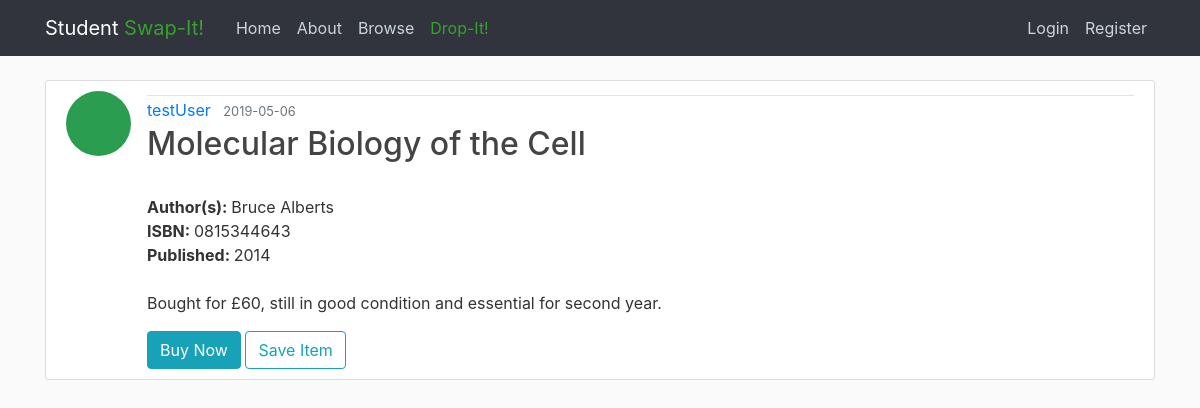
Page /book/3 on the committed database.
### flaskblog/models.py (models this page shows, shortened)
class User(db.Model, UserMixin):
    id = db.Column(db.Integer, primary_key=True)
    username = db.Column(db.String(20), unique=True, nullable=False)
    email = db.Column(db.String(120), unique=True, nullable=False)
    image_file = db.Column(db.String(20), nullable=False, default='default.png')
    password = db.Column(db.String(60), nullable=False)
    books = db.relationship('Book', backref='poster', lazy=True)

class Book(db.Model):
    id = db.Column(db.Integer, primary_key=True)
    title = db.Column(db.String(100), nullable=False)
    isbn = db.Column(db.String(20), nullable=False)
    year = db.Column(db.String, nullable=False)
    author = db.Column(db.String(100), nullable=False)
    userID = db.Column(db.Integer, db.ForeignKey('user.id'), nullable=False)
    subject_id = db.Column(db.Integer, db.ForeignKey('subject.id'), nullable=False)
    price = db.Column(db.Float, nullable=False)
    date_posted = db.Column(db.DateTime, nullable=False, default=datetime.utcnow)
    comment = db.Column(db.String(300), nullable=True)
    book_image = db.Column(db.String(20), nullable=False)

### flaskblog/routes.py (the view)
@app.route("/book/<int:book_id>")
def book(book_id):
    book = Book.query.get_or_404(book_id)
    return render_template('book.html', title=book.title, book=book)

### flaskblog/templates/book.html (shortened to what this page needs)
{% extends "layout.html" %}
{% block content %}
  <article class="media content-section">
    <img class="rounded-circle article-img" src="{{ url_for('static', filename='profile_pics/' + book.poster.image_file) }}">
    <div class="media-body">
      <div class="article-metadata">
        <a class="mr-2" href="{{ url_for('user_books', username=book.poster.username) }}">{{ book.poster.username }}</a>
        <small class="text-muted">{{ book.date_posted.strftime('%Y-%m-%d') }}</small>
      </div>
      <h2 class="article-title">{{ book.title }}</h2>
      <p class="article-content">
              <b>Author(s): </b> {{ book.author }}
              <b>ISBN: </b> {{ book.isbn }}
              <b>Published: </b> {{ book.year }} <br>
              {{ book.comment }}
            </p>
      {% if book.poster == current_user %}
          <div>
            <a class="btn btn-secondary btn-sm mt-1 mb-1" href="{{ url_for('update_book', book_id=book.id) }}">Update</a>
            <button type="button" class="btn btn-danger btn-sm m-1" data-toggle="modal" data-target="#deleteModal">Delete</button>
          </div>
        {% else %}
          <form action="" method="">
            <a class="btn btn-info" href="{{ url_for('buy', book_id=book.id) }}">Buy Now</a> <a class="btn btn-outline-info" href="{{ url_for('add_to_cart', book_id=book.id) }}">Save Item</a>
          </form>
        {% endif %}
    </div>
  </article>
{% endblock content %}

### flaskblog/static/main.css (style rules this page uses)
body { background: #fafafa; color: #333333; margin-top: 5rem; }
h1, h2, h3, h4, h5, h6 { color: #444444; }
.content-section { background: #ffffff; padding: 10px 20px; border: 1px solid #dddddd; border-radius: 3px; margin-bottom: 20px; }
.article-title { color: #444444; }
.article-content { white-space: pre-line; }
.article-img { height: 65px; width: 65px; margin-right: 16px; }
.article-metadata { padding-bottom: 1px; margin-bottom: 2px; padding-top: 2px; margin-top: 4px; border-top: 1px solid #e3e3e3 }

### rows in the picture
User: image_file (placeholder picture), poster.username "testUser"
Book: date_posted "2019-05-06", title "Molecular Biology of the Cell", author "Bruce Alberts", isbn "0815344643", year "2014", comment "Bought for £60, still in good condition and essential for second year."
